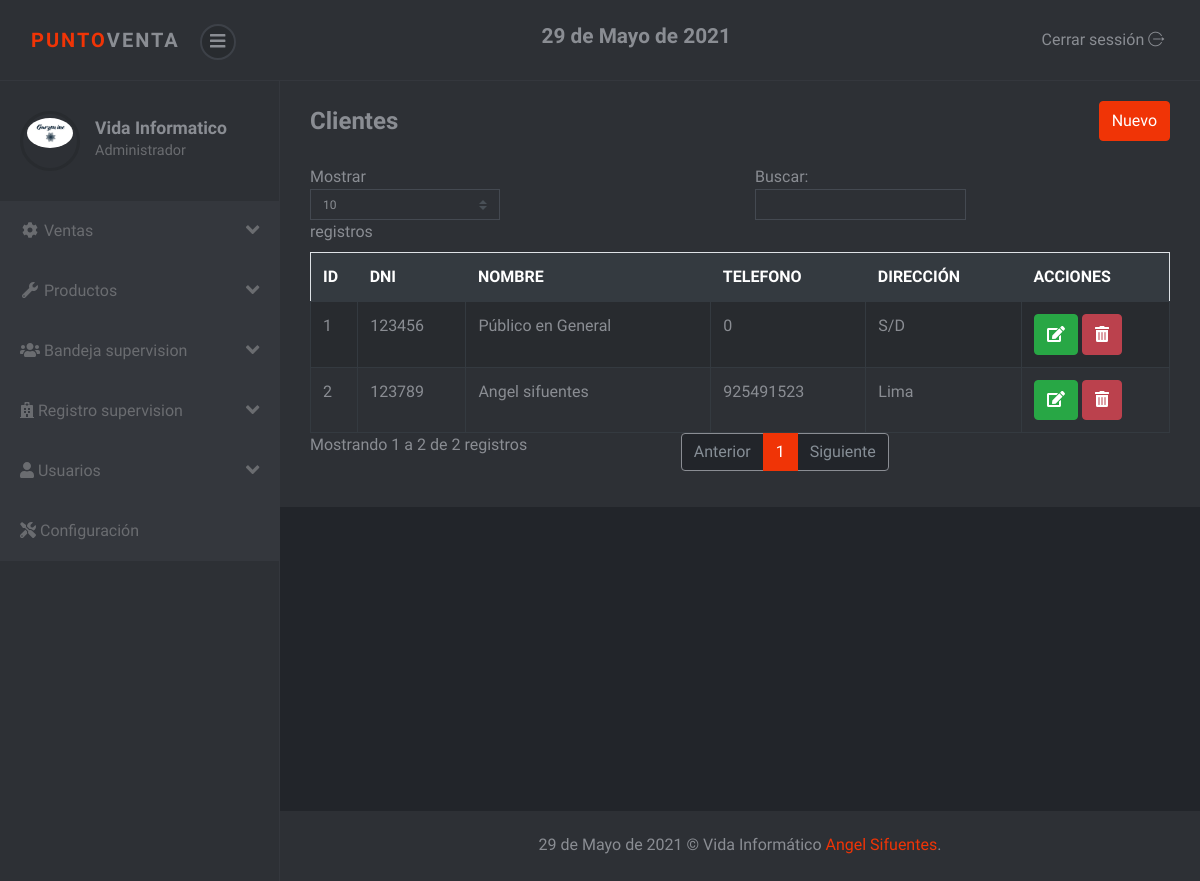
/sistema/lista_cliente.php (signed in), run on the app's committed database.
### tables this page shows
CREATE TABLE `cliente` (
  `idcliente` int(11) NOT NULL,
  `dni` int(8) NOT NULL,
  `nombre` varchar(100) NOT NULL,
  `telefono` int(15) NOT NULL,
  `direccion` varchar(200) NOT NULL,
  `usuario_id` int(11) NOT NULL
);

### sistema/lista_cliente.php (the view)
<?php include_once "includes/header.php"; ?>
<div class="container-fluid">
	<div class="d-sm-flex align-items-center justify-content-between mb-4">
		<h1 class="h3 mb-0 text-gray-800">Clientes</h1>
		<a href="registro_cliente.php" class="btn btn-primary">Nuevo</a>
	</div>
	<div class="row">
		<div class="col-lg-12">
			<div class="table-responsive">
				<table class="table table-striped table-bordered" id="table">
					<thead class="thead-dark">
						<tr>
							<th>ID</th>
							<th>DNI</th>
							<th>NOMBRE</th>
							<th>TELEFONO</th>
							<th>DIRECCIÓN</th>
							<?php if ($_SESSION['rol'] == 1) { ?>
							<th>ACCIONES</th>
							<?php } ?>
						</tr>
					</thead>
					<tbody>
						<?php
						include "../conexion.php";
						$query = mysqli_query($conexion, "SELECT * FROM cliente");
						$result = mysqli_num_rows($query);
						if ($result > 0) {
							while ($data = mysqli_fetch_assoc($query)) { ?>
								<tr>
									<td><?php echo $data['idcliente']; ?></td>
									<td><?php echo $data['dni']; ?></td>
									<td><?php echo $data['nombre']; ?></td>
									<td><?php echo $data['telefono']; ?></td>
									<td><?php echo $data['direccion']; ?></td>
									<?php if ($_SESSION['rol'] == 1) { ?>
									<td>
										<a href="editar_cliente.php?id=<?php echo $data['idcliente']; ?>" class="btn btn-success"><i class='fas fa-edit'></i></a>
										<form action="eliminar_cliente.php?id=<?php echo $data['idcliente']; ?>" method="post" class="confirmar d-inline">
											<button class="btn btn-danger" type="submit"><i class='fas fa-trash-alt'></i> </button>
										</form>
									</td>
									<?php } ?>
								</tr>
						<?php }
						} ?>
					</tbody>
				</table>
			</div>
		</div>
	</div>
</div>
<?php include_once "includes/footer.php"; ?>

### sistema/css/style.violet.css (style rules this page uses)
body { position: relative; }
a { -webkit-transition: all 0.3s; transition: all 0.3s; display: inline-block; }
button { cursor: pointer; }
button, input[type='submit'] { cursor: pointer; font-family: inherit; font-weight: 300 !important; }
.table { margin-bottom: 0; color: #8a8d93; }
.table td, .table th { border-color: #343a40; }
.table thead th { border: none; }
.table-striped tbody tr { -webkit-transition: all 0.3s; transition: all 0.3s; }
.table-striped tbody tr:nth-of-type(odd) { background-color: #282b2f; }
.table-bordered td, .table-bordered th { border-color: #343a40; }
.btn { font-weight: 400; border: 1px solid transparent; padding: 0.45rem 0.75rem; font-size: 1rem; line-height: 1.5; border-radius: 0.25rem; -webkit-transition: color 0.15s ease-in-out, background-color 0.15s ease-in-out, border-color 0.15s ease-in-out, -webkit-box-shadow 0.15s ease-in-out; transition: color 0.15s ease-in-out, background-color 0.15s ease-in-out, border-color 0.15s ease-in-out, -webkit-box-shadow 0.15s ease-in-out; transition: color 0.15s ease-in-out, background-color 0.15s ease-in-out, border-color 0.15s ease-in-out, box-shadow 0.15s ease-in-out; transition: color 0.15s ease-in-out, background-color 0.15s ease-in-out, border-color 0.15s ease-in-out, box-shadow 0.15s ease-in-out, -webkit-box-shadow 0.15s ease-in-out; }
.btn-primary { color: color-yiq(#f03406); background-color: #f03406; border-color: #f03406; }
.btn-success { color: color-yiq(#28a745); background-color: #28a745; border-color: #28a745; }
.btn-danger { color: color-yiq(#bb414d); background-color: #bb414d; border-color: #bb414d; }
body { font-family: "Muli", sans-serif; font-size: 1rem; font-weight: 400; line-height: 1.5; color: #8a8d93; background-color: #fff; }
a { color: #f03406; text-decoration: none; }
h1, h2, h3, h4, h5, h6, .h1, .h2, .h3, .h4, .h5, .h6 { margin-bottom: 0.5rem; font-family: inherit; font-weight: 700; line-height: 1.2; color: inherit; }
h1, .h1 { font-size: 2.5rem; }
h3, .h3 { font-size: 1.5rem; }

### data on the page
cliente: idcliente "1", dni "123456", nombre "Público en General", telefono "0", direccion "S/D"
cliente: idcliente "2", dni "123789", nombre "Angel sifuentes", telefono "925491523", direccion "Lima"

### other printed values
fechaPeru() "29 de Mayo de 2021"
$_SESSION['nombre'] "Vida Informatico"
